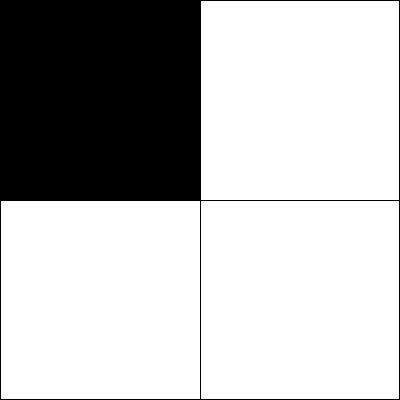
Frame 1 (no input)
Frame 60 (the mouse pressed at the canvas centre just before this capture): identical to frame 1, image omitted
Frame 120 (the mouse held since frame 60 and released just before this capture): identical to frame 1, image omitted

The Processing sketch that drew this single still picture (run headless with seeded random() and noise(); from frame 60 on, the mouse is pressed at the canvas centre):

// Processing sketch: RollOvers
// ── RollOvers.pde
int pos = 0;

void setup() {
   size(400, 400);
}

void draw() {
  background(255);
  stroke(0);
  fill(255);
  rect(0, 0, width - 1, height - 1);
  
  line(0, height / 2, width, height / 2);
  line(width / 2, 0, width / 2, height);
  
  if(mouseX > 0 && mouseY > 0 && mouseX < width / 2 && mouseY < height / 2) {
    pos = 0;
  }
  else if(mouseX > width / 2 && mouseY > 0 && mouseX < width && mouseY < height / 2) {
    pos = 1;
  }
  else if(mouseX > 0 && mouseY > height / 2 && mouseX < width / 2 && mouseY < height) {
    pos = 2;
  }
  else if(mouseX > width / 2 && mouseY > height / 2 && mouseX < width && mouseY < height) {
    pos = 3;
  }
  
  switch(pos) {
    case 0:
      stroke(0);
      fill(0);
      rect(0, 0, width /2, height / 2);
      break;
    case 1:
      stroke(0);
      fill(0);
      rect(width / 2, 0, width / 2, height / 2);
      break;
    case 2:
      stroke(0);
      fill(0);
      rect(0, height / 2, width / 2, height / 2);
      break;
    case 3:
      stroke(0);
      fill(0);
      rect(width / 2, height / 2, width / 2, height / 2);
      break;
  }
}
